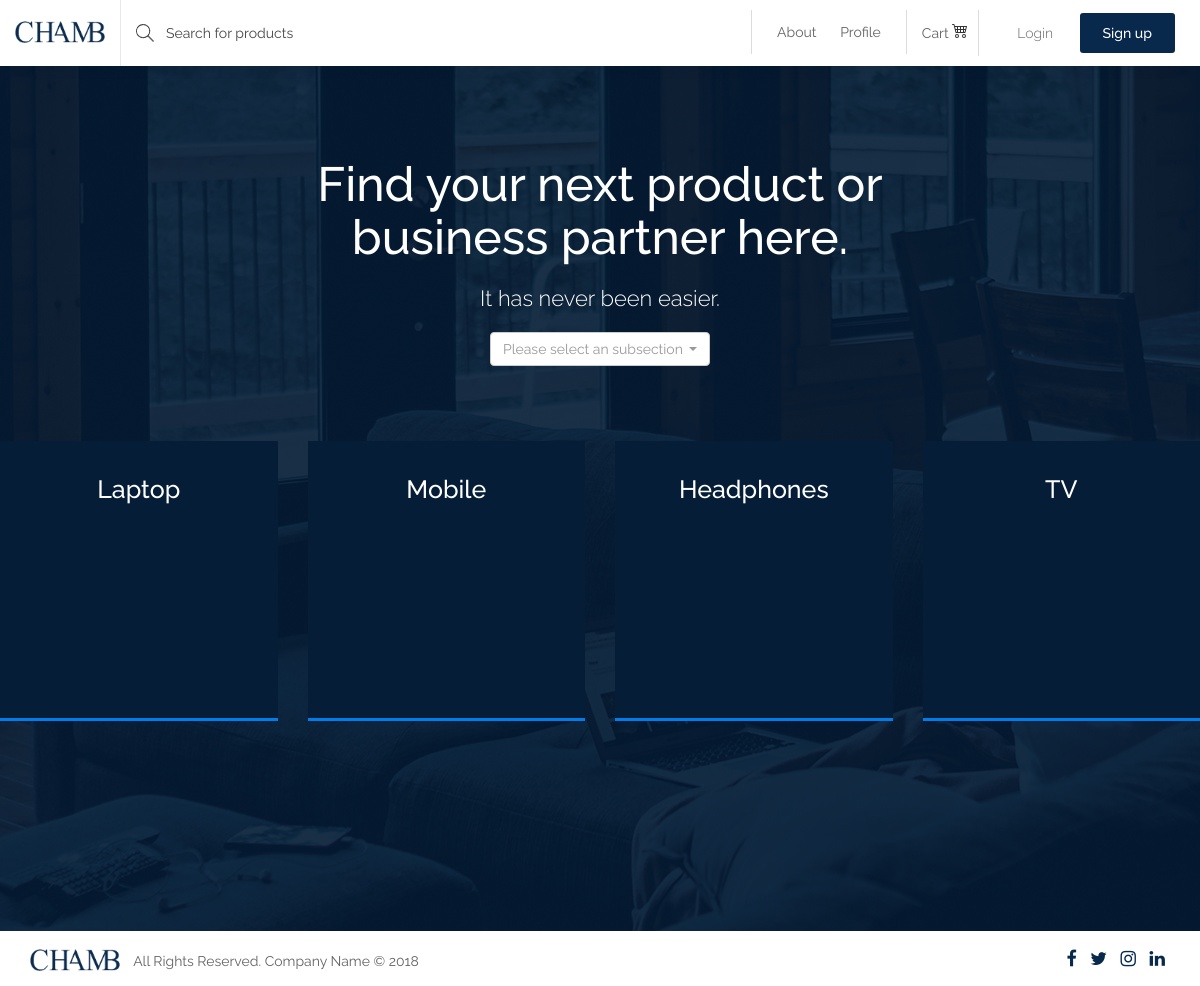
/section/Electronics/, run on the app's committed database.
### store/models.py (models this page shows)
class Product(models.Model):
    pid= models.AutoField(primary_key=True)
    pname = models.CharField(max_length=100,null=False)
    section = models.CharField(max_length=100,null=False)
    subsection = models.CharField(max_length=100,null=False)
    price=models.IntegerField(null=False)
    company=models.CharField(max_length=100,null=False)
    desc=models.CharField(max_length=10000,null=False)
    url1=models.CharField(max_length=10000)
    url2=models.CharField(max_length=10000)
    url3=models.CharField(max_length=10000)

### store/views.py (the view)
# urls.py: path('section/<str:SectionName>/',views.section,name='store-section'),
def section(request,SectionName):
    logged_in=False
    if request.user.is_authenticated:
        logged_in=True
        print(UserTable.objects.filter(username=str(request.user))[0].id)
    obj=Product.objects.filter(section=SectionName)
    subSection=set()
    subSectionObject=[]
    for itr in obj:
       if itr.subsection not in subSection:
          subSection.add(itr.subsection)
          subSectionObject.append(itr)
    ProductList=ListOfProducts
    context={
         'object':subSectionObject,
          'logged_in':logged_in,
        'productList':ProductList
    }
    return render(request,'category_main.html',context)

### template/category_main.html (shortened to what this page needs)
<!DOCTYPE html>
<html lang="en">
<head>
    <link rel="stylesheet" href="/static//static/css/font-awesome.min.css">
    <link rel="stylesheet" href="/static/css/bootstrap.min.css">
    <link rel="stylesheet" href="/static/css/animate-wow.css">
    <link rel="stylesheet" href="/static/css/style.css">
    <link rel="stylesheet" href="/static/css/bootstrap-select.min.css">
    <link rel="stylesheet" href="/static/css/slick.min.css">
    <link rel="stylesheet" href="/static/css/responsive.css">
</head>
<body>
    <header id="header" class="top-head">
        <nav class="navbar navbar-default">
           <div class="container-fluid">
              <div class="row">
                 <div class="col-md-4 col-sm-12 left-rs">
                    <div class="navbar-header">
                       <a href="/" class="navbar-brand"><img src="/static/images/logo.png" alt="" /></a>
                    </div>
                    <form class="navbar-form navbar-left web-sh">
                       <div class="form">
                        <input type="text" id="myInput" onkeyup="myFunction()" class="form-control" placeholder="Search for products">
                       </div>
                    </form>
                 </div>
                 <div class="col-md-8 col-sm-12">
                    <div class="right-nav">
                       <div class="login-sr">
                          <div class="login-signup">
                             <ul>
                                {% if logged_in == False %}
                                <li><a href="/login/">Login</a></li>
                                <li><a class="custom-b" href="/register/">Sign up</a></li>
                                {% else %}
                                <li><a href="/logout/">Logout</a></li>
                                {% endif %}
                             </ul>
                          </div>
                       </div>
                       <div class="help-r hidden-xs">
                          <div class="help-box">
                             <ul>
                                <li> <a href="/cart/"> Cart </a> </li>
                             </ul>
                          </div>
                       </div>
                       <div class="nav-b hidden-xs">
                          <div class="nav-box">
                             <ul>
                                <li><a href="/about-us/">About</a></li>
                                <li><a href="/profile/">Profile</a></li>
                             </ul>
                          </div>
                       </div>
                    </div>
                 </div>
              </div>
           </div>
        </nav>
     </header>
    <div class="page-content-product">
        <div class="main-product">
            <div class="container">
            <div class="row clearfix">
                <div class="find-box">
                    <h1>Find your next product or<br>business partner here.</h1>
                    <h4>It has never been easier.</h4>
                    <center>
                        <select class="selectpicker" onchange="if (this.value) window.location.href=this.value">
                           <option value="">Please select an subsection</option>
                        </select>
               </center>
                </div>
            </div>
            </div>
            <div class="row clearfix">
                {% for i in object %}
                <div class="col-lg-3 col-sm-6 col-md-3">
                    <a href="subsection/{{i.subsection}}">
                        <div class="box-img">
                        <h4>{{i.subsection}}</h4>
                        </div>
                    </a>
                </div>
                {% endfor %}
            </div>
            </div>
        </div>
    <footer>
        <div class="copyright">
            <div class="container">
                <div class="row">
                    <div class="col-md-8">
                    <p><img width="90" src="/static/images/logo.png" alt="#" style="margin-top: -5px;" /> All Rights Reserved. Company Name © 2018</p>
                    </div>
                    <div class="col-md-4">
                    <ul class="list-inline socials">
                        <li>
                            <a href="">
                            <i class="fa fa-facebook" aria-hidden="true"></i>
                            </a>
                        </li>
                        <li>
                            <a href="">
                            <i class="fa fa-twitter" aria-hidden="true"></i>
                            </a>
                        </li>
                        <li>
                            <a href="">
                            <i class="fa fa-instagram" aria-hidden="true"></i>
                            </a>
                        </li>
                        <li>
                            <a href="#">
                            <i class="fa fa-linkedin" aria-hidden="true"></i>
                            </a>
                        </li>
                    </ul>
                    </div>
                </div>
            </div>
        </div>
        </footer>
    </body>
</html>

### static/css/style.css (style rules this page uses)
body { font-family: 'Raleway', sans-serif; font-weight: 400; margin: 0px; overflow-x: hidden; padding: 0px; }
h1, h2, h3, h4, h5 { margin: 0 }
h1, h2, h3, h4, h5, h6 { margin: 0px; padding: 0px; }
ul, ol { list-style: none; margin: 0px; padding: 0px; }
a, a:hover, a:focus { -webkit-text-decoration: none; -moz-text-decoration: none; -ms-text-decoration: none; -o-text-decoration: none; text-decoration: none; transition: ease all 0.5s; }
img { max-width: 100%; height: auto; }
input, textarea { outline: none; border: none; resize: none; }
header .navbar { border-radius: 0px; }
#header.top-head { background: #fff; }
header .navbar-default { background-color: transparent; border: none; margin-bottom: 0px; position: relative; -webkit-box-shadow: 0 15px 19px -19px rgba(0, 0, 0, 0.1); box-shadow: 0 15px 19px -19px rgba(0, 0, 0, 0.1); }
header .navbar-default .navbar-header { z-index: 1030; position: relative; background: #fff; }
.navbar-brand { float: left; padding: 21px 15px; font-size: 18px; line-height: 20px; height: 66px; border-right: 1px solid #e8e8e8; }
.web-sh.navbar-form { padding: 16px 15px; margin: 0px; width: 72%; border: none; }
.navbar-brand>img { width: 90px; }
.web-sh.navbar-form input { width: 100%; background: none; border: none; box-shadow: none; background-image: url("../images/search-icon.png"); background-repeat: no-repeat; background-position: left; padding-left: 30px; color: #474747; font-weight: 400; }
.right-nav { float: right; padding-right: 10px; }
.login-sr { float: right; margin-left: 15px; }
.login-signup { padding: 13px 0px; }
.login-signup ul { margin: 0px; padding: 0px; list-style: none; }
.login-signup ul li { display: inline-block; }
.login-signup ul li a { font-family: 'Raleway', sans-serif; font-weight: 300; color: #636363; text-decoration: none; font-size: 14px; display: block; padding: 10px 23px; }
.login-signup ul li a.custom-b { background: #09294c; border-radius: 3px; font-family: 'Raleway', sans-serif; font-weight: 500; color: #fff; padding: 10px 23px; }
.help-r { float: right; }
.help-box { margin: 10px 0px; border-right: 1px solid #dcdcdc; }
.help-box ul { padding: 2px 10px 2px 0; }
.help-box ul li { margin: 0px; padding: 0px; display: inline-block; padding-left: 15px; }
.help-box ul li a { font-family: 'Raleway', sans-serif; font-weight: 400; color: #636363; text-decoration: none; font-size: 14px; line-height: 42px; }
.nav-b { float: right; }
.nav-box { margin: 10px 0px; border-right: 1px solid #dcdcdc; border-left: 1px solid #dcdcdc; padding: 0px 15px; }
.nav-box ul { padding: 12px 0px; }
.nav-box ul li { display: inline-block; }
.nav-box ul li a { font-family: 'Raleway', sans-serif; font-weight: 300; color: #636363; text-decoration: none; font-size: 14px; padding: 0px 10px; font-weight: 400; }
.main-product { background-color: #09284b; background-image: url('../images/bg_main.png'); padding-bottom: 180px; background-position: center center; }
.find-box { max-width: 780px; margin: 0 auto; width: 100%; padding: 92px 0px 75px 0px; }
.find-box h1 { font-family: 'Raleway', sans-serif; font-weight: 500; color: #fff; font-size: 48px; text-align: center; padding-bottom: 22px; }
.find-box h4 { font-family: 'Raleway', sans-serif; font-weight: 300; color: #fff; font-size: 22px; text-align: center; padding-bottom: 22px; }
.box-img { background: #051d36; text-align: center; padding-bottom: 30px; min-height: 280px; margin-bottom: 30px; position: relative; border-bottom: solid #007dea 3px; transition: ease all 0.5s; }
.box-img h4 { color: #fff; padding-top: 35px; padding-bottom: 30px; font-size: 25px; font-weight: 500; transition: all 0.3s ease 0s; letter-spacing: 0px; }
.copyright { background: #ffffff; }
.copyright p { margin-top: 20px; font-size: 14px; color: #636363; }
.copyright p img { margin-right: 10px; }
.copyright .socials { float: right; padding: 15px 0px; }
.copyright .socials { margin: 0px; }
.copyright .socials li { margin: 0px; }
.copyright .socials li a { color: #09294c; font-size: 18px; }

### static/css/responsive.css (style rules this page uses)
@media only screen and (min-width: 992px) and (max-width: 1200px) { .web-sh.navbar-form { width: 65%; } }

### data on the page
Product: subsection "Laptop"
Product: subsection "Mobile"
Product: subsection "Headphones"
Product: subsection "TV"
